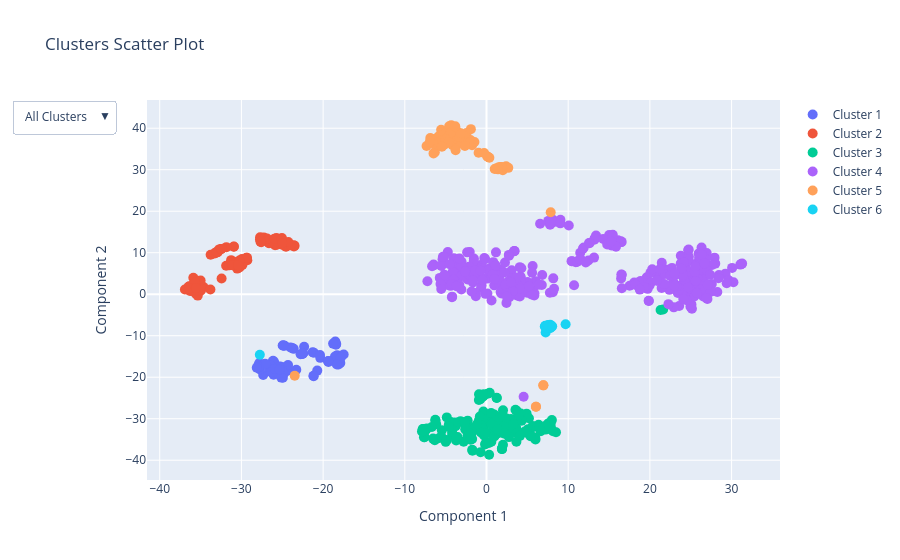

This figure's notebook cell:
### Code cell
fig

### Figure 1 — Plotly figure (JSON) as saved in the notebook; plotly's stock layout.template omitted (floating-point values rounded to 4 significant figures; data arrays with more than 128 entries replaced by an {"elided": "..."} marker saying what was removed)
{"data": [{"hoverinfo": "text", "hovertemplate": "%{text}<extra></extra>", "marker": {"size": 10}, "mode": "markers", "name": "Cluster 1", "text": {"elided": "73x2 str values"}, "type": "scatter", "x": [-18.39, -18.43, -18.5, -25.1, -24.85, -24.32, -25.12, -21.15, -26.19, -23.6, -17.48, -18.31, -18.27, -17.92, -24.44, -22.45, -23.28, -24.66, -22.32, -25.96, -19.35, -25.25, -24.7, -18.51, -20.72, -25.79, -24.93, -26.06, -18.77, -22.52, -18.5, -24.29, -25.07, -23.77, -17.89, -27.81, -25.99, -20.35, -24.95, -27.33, -26.19, -18.11, -18.55, -24.83, -21.29, -27.73, -25.62, -27.93, -26.57, -27.7, -23.99, -22.51, -26.12, -21.14, -22.75, -20.38, -24.79, -25.11, -26.44, -22.5, -19.37, -24.9, -26.33, -25.37, -25.89, -27.09, -17.84, -27.9, -28.12, -18.32, -19.37, -25.33, -21.18], "y": [-12.01, -12.19, -11.41, -18.66, -17.59, -17.82, -17.88, -19.74, -17.69, -13.16, -14.53, -14.76, -14.77, -14.81, -18.51, -14.24, -18.2, -17.66, -12.67, -18.95, -16.33, -17.44, -12.42, -16.19, -18.41, -18.47, -20.11, -19.39, -11.9, -14.32, -15.56, -17.06, -18.23, -12.99, -16.57, -16.58, -16.34, -15.34, -12.34, -19.46, -16.32, -16.94, -15.0, -12.34, -13.99, -18.13, -18.95, -17.14, -17.93, -17.36, -12.86, -14.35, -16.02, -14.08, -14.46, -14.66, -19.07, -20.1, -17.13, -14.36, -16.17, -12.35, -18.77, -17.49, -17.99, -16.75, -15.32, -17.59, -17.73, -16.95, -16.11, -18.15, -19.65]}, {"hoverinfo": "text", "hovertemplate": "%{text}<extra></extra>", "marker": {"size": 10}, "mode": "markers", "name": "Cluster 2", "text": {"elided": "87x2 str values"}, "type": "scatter", "x": [-35.89, -25.04, -26.61, -27.26, -23.49, -25.71, -23.57, -24.47, -25.88, -24.32, -24.94, -25.74, -25.71, -25.66, -24.55, -23.61, -26.63, -23.95, -25.63, -26.86, -31.87, -26.11, -25.54, -27.71, -25.95, -24.26, -25.08, -25.01, -31.26, -36.47, -33.27, -29.93, -34.64, -35.53, -30.71, -32.93, -30.93, -33.23, -29.28, -35.52, -27.73, -35.27, -35.82, -36.3, -35.7, -34.95, -30.52, -27.58, -31.51, -36.92, -33.77, -36.3, -36.38, -35.42, -35.06, -29.88, -29.39, -30.61, -30.32, -33.79, -32.72, -30.75, -31.27, -29.31, -30.63, -35.87, -35.34, -35.13, -30.25, -30.92, -34.99, -31.11, -30.23, -32.92, -31.84, -34.99, -35.85, -30.41, -33.06, -35.67, -35.96, -32.43, -32.51, -27.66, -32.45, -36.31, -35.57], "y": [3.943, 13.55, 12.36, 13.7, 11.7, 12.34, 11.52, 11.56, 11.81, 11.96, 11.84, 12.33, 13.56, 11.93, 11.43, 11.82, 12.31, 11.82, 13.2, 13.4, 6.87, 12.88, 12.6, 13.74, 13.39, 12.6, 13.1, 12.33, 8.212, 1.814, 9.812, 8.495, 1.753, 1.727, 7.361, 10.1, 11.45, 9.944, 8.2, -0.0201, 13.18, 2.265, 1.534, 1.051, 2.0, 0.9158, 6.166, 12.52, 6.954, 1.144, 9.504, 0.7963, 1.909, 3.254, 0.8356, 7.074, 8.764, 7.733, 7.312, 1.146, 10.8, 7.446, 7.68, 8.771, 7.556, 2.424, -0.334, 0.9658, 8.131, 11.49, 1.887, 6.961, 6.417, 10.12, 11.34, 3.278, 0.5916, 6.927, 10.19, 2.766, 1.005, 3.805, 10.87, 12.64, 10.92, 1.415, 1.495]}, {"hoverinfo": "text", "hovertemplate": "%{text}<extra></extra>", "marker": {"size": 10}, "mode": "markers", "name": "Cluster 3", "text": {"elided": "146x2 str values"}, "type": "scatter", "x": {"elided": "146 float values"}, "y": {"elided": "146 float values"}}, {"hoverinfo": "text", "hovertemplate": "%{text}<extra></extra>", "marker": {"size": 10}, "mode": "markers", "name": "Cluster 4", "text": {"elided": "326x2 str values"}, "type": "scatter", "x": {"elided": "326 float values"}, "y": {"elided": "326 float values"}}, {"hoverinfo": "text", "hovertemplate": "%{text}<extra></extra>", "marker": {"size": 10}, "mode": "markers", "name": "Cluster 5", "text": {"elided": "75x2 str values"}, "type": "scatter", "x": [2.397, 1.906, 1.242, 1.992, 2.667, 1.727, 1.498, 1.916, 1.844, 1.491, 1.334, 1.005, 0.1687, 0.09766, -0.9666, 0.3523, -0.2894, -2.457, -23.47, -4.062, -5.553, -3.717, -4.153, -4.313, -3.855, -2.711, -6.878, -4.115, -3.657, -6.328, -3.502, -3.732, -4.573, -6.609, -3.49, -1.96, -3.268, -4.026, 6.051, -5.884, -2.441, -4.023, -2.97, -2.624, -5.192, -3.377, -5.294, 6.959, -1.767, -4.524, -2.027, -5.29, 6.96, -4.716, 6.06, -7.334, -1.477, -3.322, -2.125, -1.914, -4.362, -6.656, -5.598, -6.251, -5.432, -3.779, -4.978, -6.482, -3.142, -2.645, -3.825, 7.858, -6.93, -4.692, -5.456], "y": [30.85, 30.35, 30.38, 29.87, 30.44, 30.68, 30.59, 30.39, 30.67, 30.1, 30.11, 30.19, 33.14, 33.19, 34.07, 32.9, 34.01, 37.91, -19.66, 39.68, 39.61, 35.73, 35.91, 40.71, 36.07, 37.32, 37.65, 38.34, 37.9, 34.21, 39.05, 39.55, 40.49, 37.39, 37.96, 37.16, 36.54, 37.55, -27.13, 37.98, 38.84, 37.43, 37.59, 38.38, 36.04, 38.35, 38.98, -21.96, 35.91, 36.58, 36.54, 38.43, -21.96, 38.03, -27.13, 35.72, 36.7, 37.9, 36.44, 39.77, 38.98, 36.99, 37.05, 35.83, 36.89, 34.68, 37.35, 33.93, 38.79, 35.74, 40.45, 19.75, 36.74, 36.64, 35.54]}, {"hoverinfo": "text", "hovertemplate": "%{text}<extra></extra>", "marker": {"size": 10}, "mode": "markers", "name": "Cluster 6", "text": [["/", "SYM"], ["août", "NOUN"], ["avril", "NOUN"], ["décembre", "NOUN"], ["environ", "ADV"], ["février", "NOUN"], ["janvier", "NOUN"], ["juillet", "NOUN"], ["juin", "NOUN"], ["mai", "NOUN"], ["mars", "NOUN"], ["octobre", "NOUN"], ["rubrique", "NOUN"], ["septembre", "NOUN"]], "type": "scatter", "x": [7.242, 7.321, 7.668, 7.968, -27.75, 7.807, 7.2, 7.138, 7.822, 7.606, 7.387, 7.496, 9.684, 8.038], "y": [-9.221, -7.888, -8.21, -7.734, -14.6, -7.358, -7.623, -7.768, -8.113, -7.419, -8.132, -7.489, -7.245, -7.744]}], "layout": {"title": {"text": "Clusters Scatter Plot"}, "updatemenus": [{"buttons": [{"args": [{"visible": [true, true, true, true, true, true]}, {"title": "All Clusters"}], "label": "All Clusters", "method": "update"}, {"args": [{"visible": [true, false, false, false, false, false]}, {"title": "Cluster 1"}], "label": "Cluster 1", "method": "update"}, {"args": [{"visible": [false, true, false, false, false, false]}, {"title": "Cluster 2"}], "label": "Cluster 2", "method": "update"}, {"args": [{"visible": [false, false, true, false, false, false]}, {"title": "Cluster 3"}], "label": "Cluster 3", "method": "update"}, {"args": [{"visible": [false, false, false, true, false, false]}, {"title": "Cluster 4"}], "label": "Cluster 4", "method": "update"}, {"args": [{"visible": [false, false, false, false, true, false]}, {"title": "Cluster 5"}], "label": "Cluster 5", "method": "update"}, {"args": [{"visible": [false, false, false, false, false, true]}, {"title": "Cluster 6"}], "label": "Cluster 6", "method": "update"}], "direction": "down", "showactive": true}], "xaxis": {"title": {"text": "Component 1"}}, "yaxis": {"title": {"text": "Component 2"}}}}
